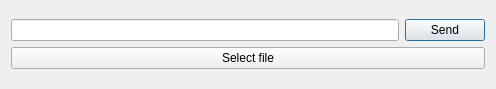
<?xml version="1.0" encoding="UTF-8"?>
<ui version="4.0">
 <class>SendMessage</class>
 <widget class="QDialog" name="SendMessage">
  <property name="geometry">
   <rect>
    <x>0</x>
    <y>0</y>
    <width>496</width>
    <height>89</height>
   </rect>
  </property>
  <property name="windowTitle">
   <string>Send message</string>
  </property>
  <layout class="QGridLayout" name="gridLayout">
   <item row="0" column="0">
    <layout class="QVBoxLayout" name="verticalLayout">
     <item>
      <layout class="QHBoxLayout" name="horizontalLayout">
       <item>
        <widget class="QLineEdit" name="lineEdit"/>
       </item>
       <item>
        <widget class="QPushButton" name="sendButton">
         <property name="text">
          <string>Send</string>
         </property>
        </widget>
       </item>
      </layout>
     </item>
     <item>
      <widget class="QPushButton" name="fileButton">
       <property name="text">
        <string>Select file</string>
       </property>
      </widget>
     </item>
    </layout>
   </item>
  </layout>
 </widget>
 <resources/>
 <connections/>
</ui>
